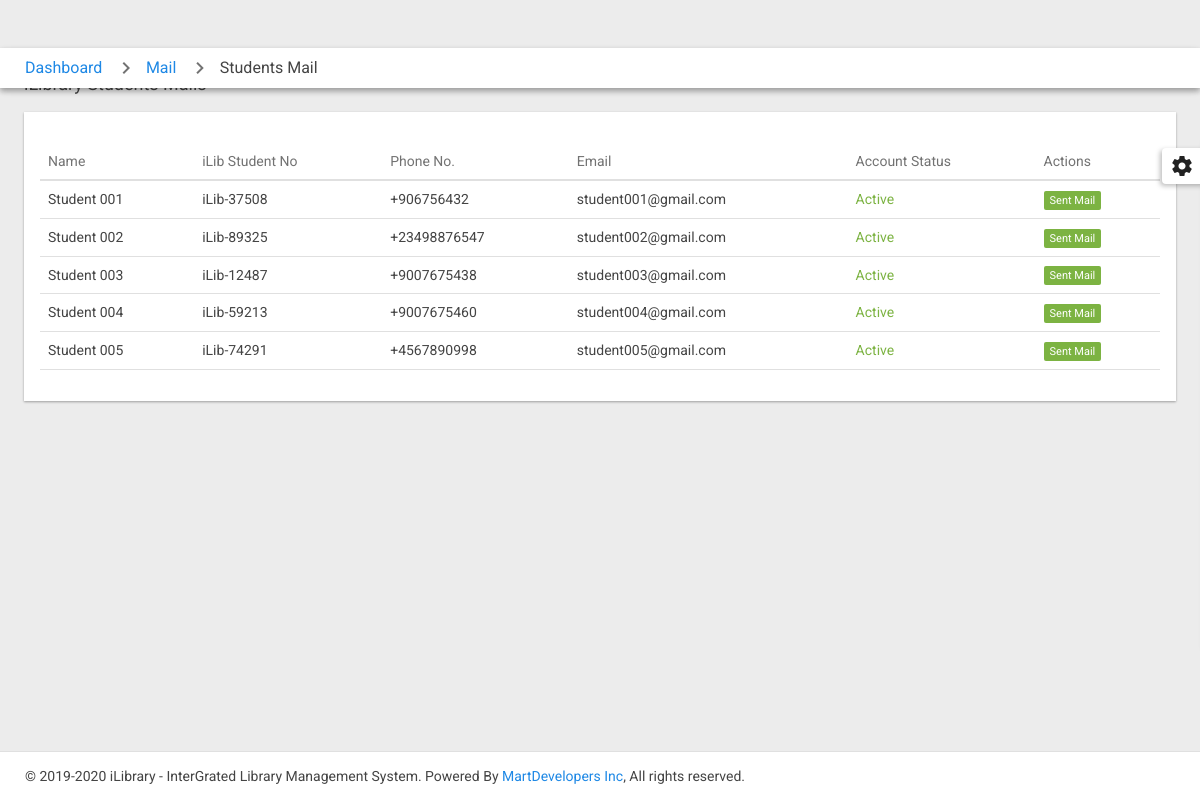
The page /sudo/pages_sudo_mail_students.php (signed in) on the database as committed earlier.
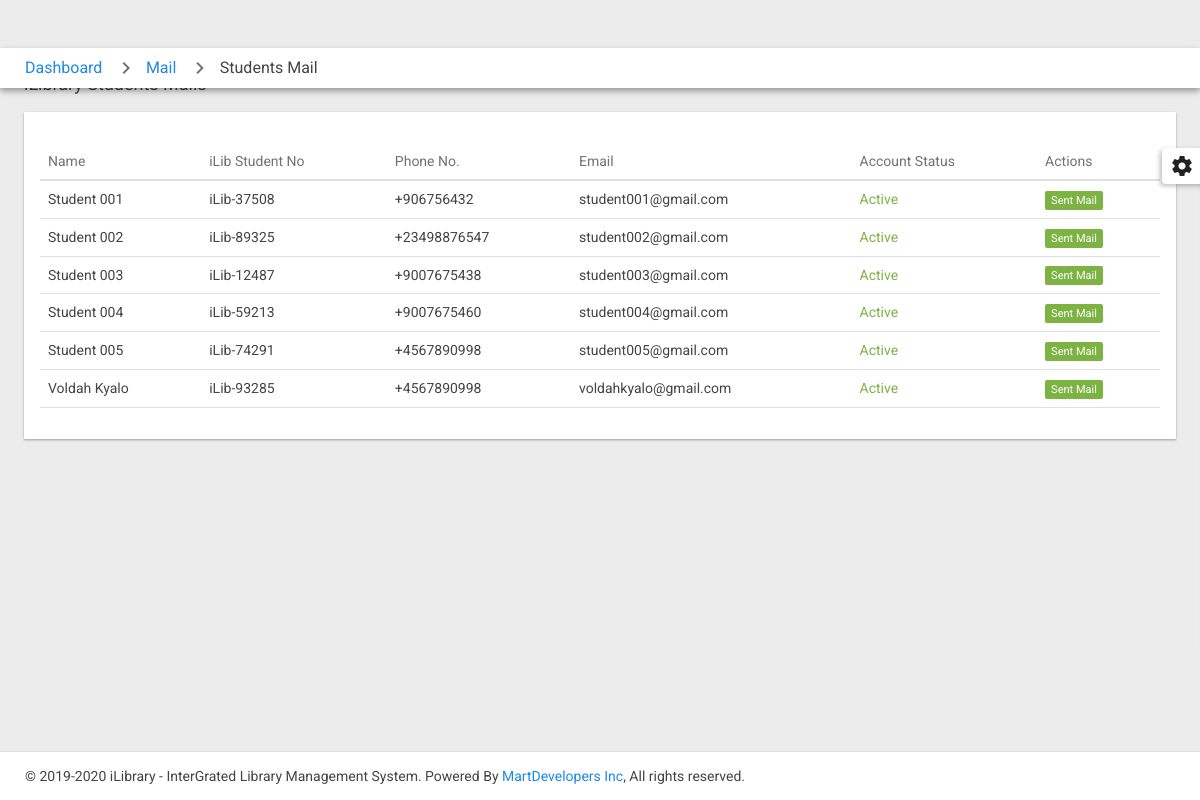
The same page on the database as committed later.
### tables this page shows
CREATE TABLE `iL_Students` (
  `s_id` int(20) NOT NULL,
  `s_name` varchar(200) NOT NULL,
  `s_number` varchar(200) NOT NULL,
  `s_email` varchar(200) NOT NULL,
  `s_pwd` varchar(200) NOT NULL,
  `s_sex` varchar(200) NOT NULL,
  `s_phone` varchar(200) NOT NULL,
  `s_bio` longtext NOT NULL,
  `s_adr` varchar(200) NOT NULL,
  `s_dpic` varchar(200) NOT NULL,
  `s_acc_status` varchar(200) NOT NULL,
  `created_at` timestamp(6) NOT NULL DEFAULT CURRENT_TIMESTAMP(6) ON UPDATE CURRENT_TIMESTAMP(6)
);

### sudo/pages_sudo_mail_students.php (the view, shortened to what this page needs)
<?php
    include('assets/config/config.php');
?>
<!doctype html>
 <html lang="en">
<?php
    include("assets/inc/head.php");
?>
<body class="disable_transitions sidebar_main_open sidebar_main_swipe">
    <div id="page_content">
        <div id="top_bar">
            <ul id="breadcrumbs">
                <li><a href="pages_sudo_dashboard.php">Dashboard</a></li>
                <li><a href="#">Mail</a></li>
                <li><span>Students Mail</span></li>
            </ul>
        </div>
        <div id="page_content_inner">
            <h4 class="heading_a uk-margin-bottom">iLibrary Students Mails</h4>
            <div class="md-card uk-margin-medium-bottom">
                <div class="md-card-content">
                    <table id="dt_tableExport" class="uk-table" cellspacing="0" width="100%">
                        <thead>
                        <tr>
                            <th>Name</th>
                            <th>iLib Student No</th>
                            <th>Phone No.</th>
                            <th>Email</th>
                            <th>Account Status</th>
                            <th>Actions</th>
                        </tr>
                        <tbody>
                            <?php
                                $ret="SELECT * FROM  iL_Students";
                                $stmt= $mysqli->prepare($ret) ;
                                $stmt->execute() ;
                                $res=$stmt->get_result();
                                while($row=$res->fetch_object())
                                {
                                     if($row->s_acc_status == 'Active')
                                     {
                                        $account_status = "<td class='uk-text-success'>$row->s_acc_status</td>";
                                     }
                                     elseif($row->s_acc_status == 'Pending')
                                     {
                                         $account_status = "<td class='uk-text-warning'>$row->s_acc_status</td>";
                                     }
                                     else
                                     {
                                         $account_status = "<td class='uk-text-danger'>$row->s_acc_status</td>";
                                     }
                            ?>
                                <tr>
                                    <td><?php echo $row->s_name;?></td>
                                    <td><?php echo $row->s_number;?></td>
                                    <td><?php echo $row->s_phone;?></td>
                                    <td><?php echo $row->s_email;?></td>
                                    <?php echo $account_status;?>
                                    <td>
                                        <a href="pages_sudo_new_mail.php?sm_senderName=System Admin&sm_receiverName=<?php echo $row->s_name;?>&sm_receiverNo=<?php echo $row->s_number;?>">
                                            <span class='uk-badge uk-badge-success'>Sent Mail</span>
                                        </a>
                                    </td>
                                </tr>
                            <?php }?>
                        </tbody>
                    </table>
                </div>
            </div>
        </div>
    </div>
    <?php require_once('assets/inc/footer.php');?>
    <div id="style_switcher">
        <div id="style_switcher_toggle"><i class="material-icons">&#xE8B8;</i></div>
    </div>
</body>
</html>

Rows that differ between the two databases and show on the page:
added il_students: s_name "Voldah Kyalo", s_number "iLib-93285", s_phone "+4567890998", s_email "voldahkyalo@gmail.com", s_acc_status "Active"
